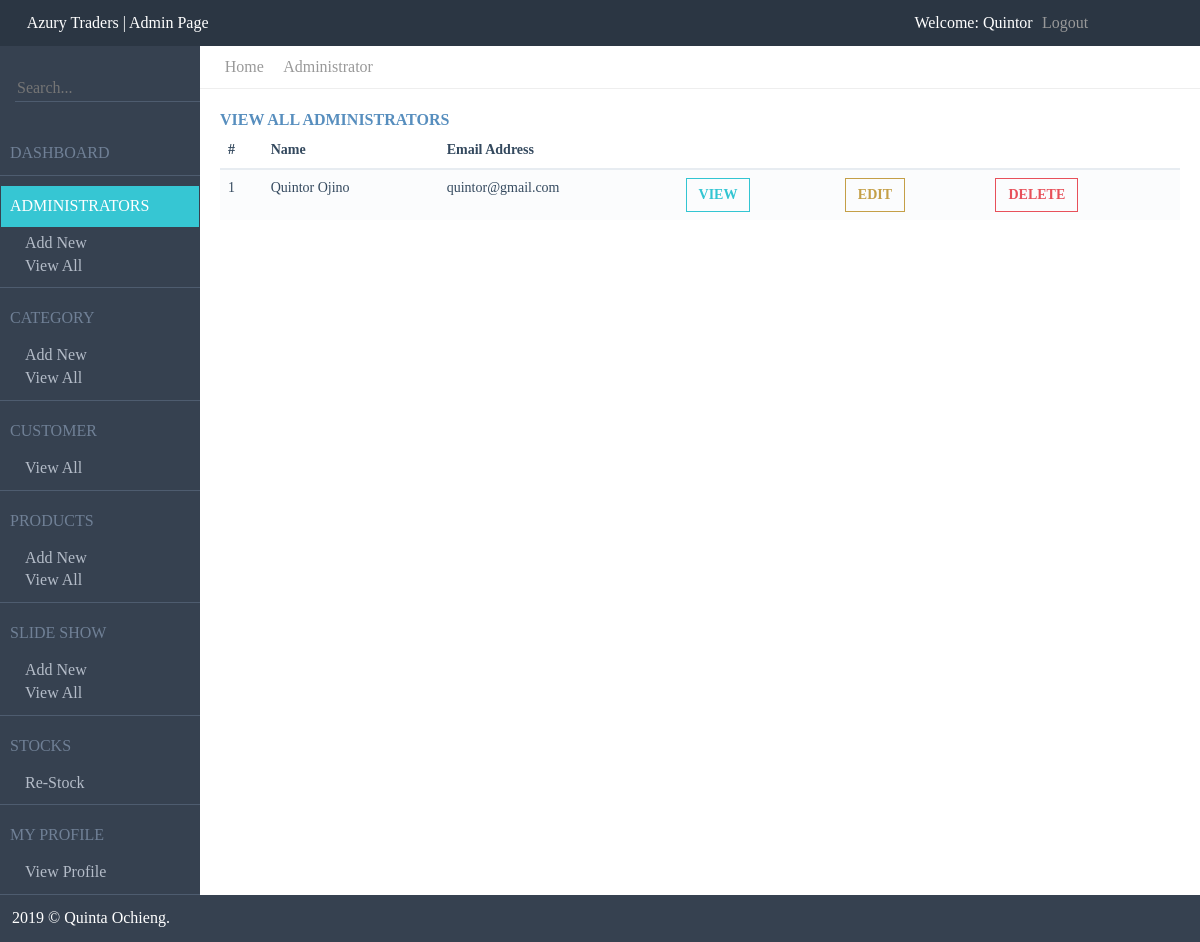
/admin/administratorViewAll.php (signed in), run on the app's committed database.
### tables this page shows
CREATE TABLE IF NOT EXISTS `user` (
  `userId` int(11) NOT NULL,
  `firstName` varchar(30) NOT NULL,
  `lastName` varchar(30) NOT NULL,
  `middleName` varchar(30) DEFAULT NULL,
  `profilePic` varchar(30) DEFAULT NULL,
  `address` int(11) NOT NULL,
  `city` varchar(50) NOT NULL,
  `country` varchar(50) NOT NULL,
  `telephone` int(11) NOT NULL,
  `emailAddress` varchar(50) NOT NULL,
  `password` varchar(50) NOT NULL,
  `admin_add` varchar(3) NOT NULL DEFAULT 'No',
  `admin_edit` varchar(3) NOT NULL DEFAULT 'No',
  `admin_view_all` varchar(3) NOT NULL DEFAULT 'No',
  `admin_view_single` varchar(3) NOT NULL DEFAULT 'No',
  `category_add` varchar(3) NOT NULL DEFAULT 'No',
  `category_edit` varchar(3) NOT NULL DEFAULT 'No',
  `category_view_all` varchar(3) NOT NULL DEFAULT 'No',
  `category_view_single` varchar(3) NOT NULL DEFAULT 'No',
  `product_add` varchar(3) NOT NULL DEFAULT 'No',
  `product_edit` varchar(3) NOT NULL DEFAULT 'No',
  `product_view_all` varchar(3) NOT NULL DEFAULT 'No',
  `product_view_single` varchar(3) NOT NULL DEFAULT 'No',
  `slideshow_add` varchar(3) NOT NULL DEFAULT 'No',
  `slideshow_edit` varchar(3) NOT NULL DEFAULT 'No',
  `slideshow_view_all` varchar(3) NOT NULL DEFAULT 'No',
  `slideshow_view_single` varchar(3) NOT NULL DEFAULT 'No',
  `stock_add` varchar(3) NOT NULL DEFAULT 'No',
  `customer_view_all` varchar(3) NOT NULL DEFAULT 'No',
  `customer_view_single` varchar(3) NOT NULL DEFAULT 'No',
  `admin_delete` varchar(3) NOT NULL DEFAULT 'No',
  `category_delete` varchar(3) NOT NULL DEFAULT 'No',
  `product_delete` varchar(3) NOT NULL DEFAULT 'No',
  `slideshow_delete` varchar(3) NOT NULL DEFAULT 'No',
  `updatedOn` timestamp NOT NULL DEFAULT CURRENT_TIMESTAMP ON UPDATE CURRENT_TIMESTAMP,
  `createdOn` timestamp NOT NULL DEFAULT CURRENT_TIMESTAMP,
  PRIMARY KEY (`userId`)
);

### admin/administratorViewAll.php (the view, shortened to what this page needs)
<?php
    include("includeFiles/header.php");
    include("includeFiles/menu.php");
?>
<div class="row">
    <?php
        include("includeFiles/leftcolumn.php");
    ?>
    <div class="col-md-10 right-column">
        <div class="row">
            <div class="col-sm-12 col-lg-12 col-xl-12 col-md-12 tree">
                <ul>
                    <li> <a href="home.php"> Home  </a> </li>
                    <li> <a href="administratorViewAll.php"> Administrator  </a> </li>
                </ul>
            </div>
        </div>
        <div class="row">
            <div class="col-sm-12 col-md-12 main-page-content">
                <div class="caption caption-md">
                    <span class="caption-subject font-blue-madison bold uppercase">View All Administrators</span>
                </div>
                <table class="table table-striped">
                    <thead>
                        <tr>
                            <th>#</th>
                            <th> Name </th>
                            <th> Email Address </th>
                            <th> </th>
                            <th></th>
                            <th></th>
                        </tr>
                    </thead>
                    <tbody>
                        <?php
                            $query = "SELECT * FROM admin";
                            $result = mysqli_query($connect, $query) or die("Unable to get record");
                            $num = 1;
                            while($row = mysqli_fetch_assoc($result)){
                                $userId = $row['userId'];
                                $user_query = "SELECT * FROM user WHERE userId = '$userId'";
                                $user_result = mysqli_query($connect, $user_query) or die("Unable to get User Record");
                                while($user_row = mysqli_fetch_assoc($user_result)){
                                    $id = $user_row['userId'];
                                    echo "<tr>";
                                        echo "<td>";
                                            echo $num;
                                        echo "</td>";
                                        echo "<td>";
                                            echo $user_row['firstName']." ".$user_row['lastName'];
                                        echo "</td>";
                                        echo "<td>";
                                            echo $user_row['emailAddress'];
                                        echo "</td>";
                                        if($_SESSION['admin_view_single']=="Yes"){
                                            echo"<td> <a href='administratorViewSingle.php?id=".urlencode($id)."' class='btn green btn-outline sbold uppercase'> View </a> </td>";
                                        }
                                        if($_SESSION['admin_edit']=="Yes"){
                                            echo"<td> <a href='administratorEdit.php?id=".urlencode($id)."' class='btn yellow btn-outline sbold uppercase'> Edit </a> </td>";
                                        }
                                        if($_SESSION['admin_delete']=="Yes"){
                                            echo"<td> <a href='administratorDelete.php?id=".urlencode($id)."' class='btn red btn-outline sbold uppercase'> Delete </a> </td>";
                                        }
                                    echo "</tr>";
                                    $num++;
                                }
                            }
                        ?>
                    </tbody>
                </table>
            </div>
        </div>
    </div>
</div>
<?php
    include("includeFiles/footer.php");
?>

### assets/css/styles.css (style rules this page uses)
html, body, div, span, applet, object, iframe, h1, h2, h3, h4, h5, h6, p, blockquote, pre, a, abbr, acronym, address, big, cite, code, del, dfn, em, font, ins, kbd, q, s, samp, small, strike, strong, sub, tt, var, dl, dt, dd, ol, ul, li, fieldset, form, label, legend, table, caption, tbody, tfoot, thead, tr, th, td { border: 0; font-family: inherit; font-size: 100%; font-style: inherit; font-weight: inherit; margin: 0; outline: 0; padding: 0; vertical-align: baseline; }
ol, ul { list-style: none; }
.main-page-content { padding: 2%; }
.right-column { background: #FFFFFF; }
.tree { border-bottom: solid 1px #eeeeee; }
.tree ul li { color: #999999; float: left; list-style: none; padding: 1%; }
.tree ul li a { color: #999999; }

### data on the page
user: firstName "Quintor", lastName "Ojino", emailAddress "quintor@gmail.com"

### other printed values
$_SESSION['firstname'] "Quintor"
